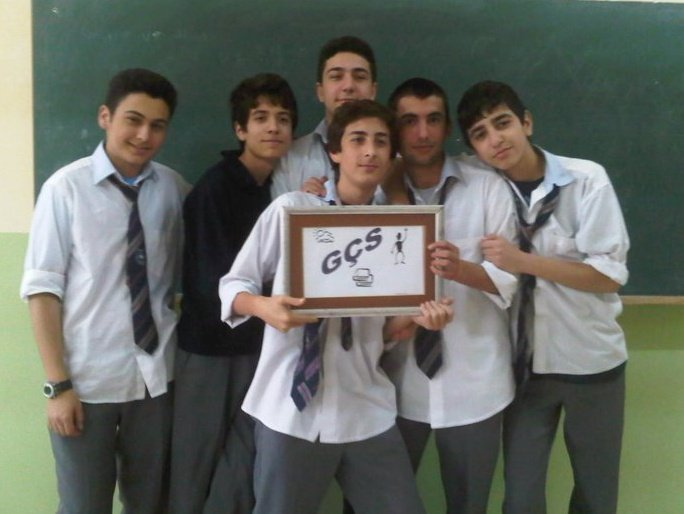
#> input picture im2.jpg, 684 x 514 px
$ python Thresholding.py
#> lines starting #> are read from the running program, lines starting #| are printed output that depends on the picture; after the words box and inside, x2 and y2 are one past the last pixel; in counts of white or black regions, pixels touching at a corner belong together
import cv2

def main():
    img=cv2.imread('im2.jpg')
#> img is the input picture: shape (514, 684, 3); mean B, G, R 98.2, 105.8, 102.1
    img=cv2.resize(img,(400,400))
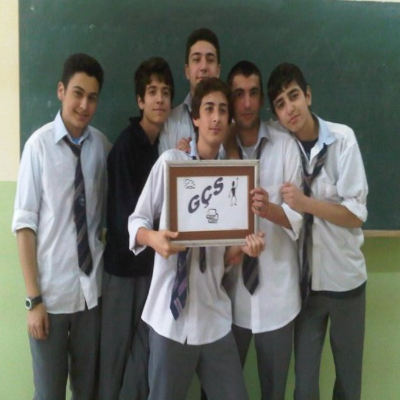
#> img: shape (400, 400, 3); mean B, G, R 98, 105.7, 102
    img2Gray=cv2.cvtColor(img,cv2.COLOR_BGR2GRAY)
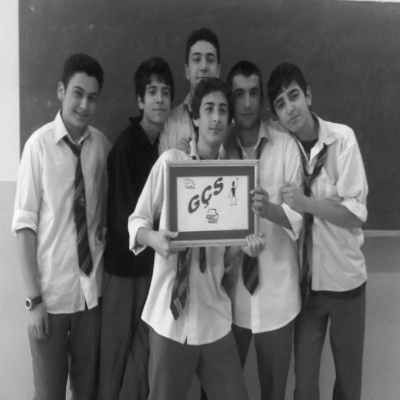
#> img2Gray: shape (400, 400); min 11, max 254, mean 103.8
    retval,threshold=cv2.threshold(img,80,255,cv2.THRESH_BINARY_INV)
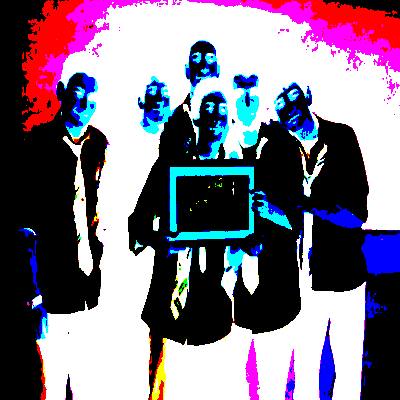
#> threshold: shape (400, 400, 3); mean B, G, R 136, 117.1, 128.3
    retvalGray,thresholdGray=cv2.threshold(img2Gray,80,255,cv2.THRESH_BINARY_INV)
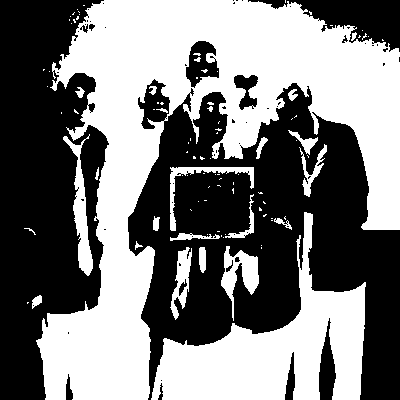
#> thresholdGray: shape (400, 400); 47.9% white; 98 white regions (73 under 20 px), largest, box (x1, y1, x2, y2) and area: (36, 0, 400, 400) 54516, (151, 212, 366, 400) 15840, (63, 134, 93, 276) 1346

    gaus=cv2.adaptiveThreshold(img2Gray,255,cv2.ADAPTIVE_THRESH_GAUSSIAN_C,cv2.THRESH_BINARY,115,1)
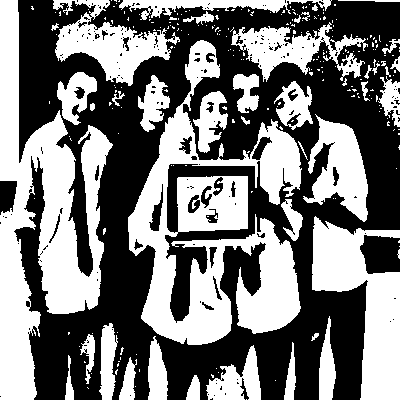
#> gaus: shape (400, 400); 47.2% white; 248 white regions (208 under 20 px), largest, box (x1, y1, x2, y2) and area: (128, 40, 302, 345) 21756, (0, 0, 113, 400) 19144, (312, 216, 400, 400) 8093
    retval2, otsu=cv2.threshold(img2Gray,122,255,cv2.THRESH_BINARY+cv2.THRESH_OTSU)
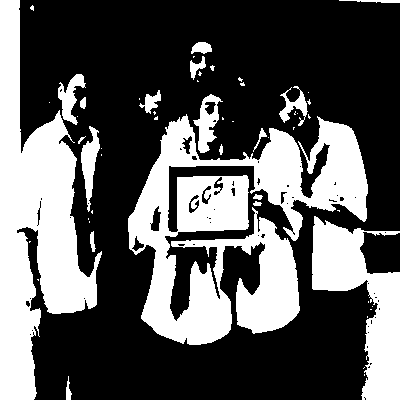
#> otsu: shape (400, 400); 35.4% white; 54 white regions (35 under 20 px), largest, box (x1, y1, x2, y2) and area: (128, 114, 368, 345) 25912, (0, 0, 102, 400) 19320, (312, 216, 400, 400) 7543
#> retval2 = 119
    cv2.imshow('original',img)
    cv2.imshow('threshold',threshold)
    cv2.imshow('grayScale',img2Gray)
    cv2.imshow('grayScaleThreshold',thresholdGray)
    cv2.imshow('GAUS',gaus)
    cv2.imshow('otsu',otsu)
    cv2.waitKey()
    cv2.destroyAllWindows()

main()

$ run again, with template.jpg copied over im2.jpg
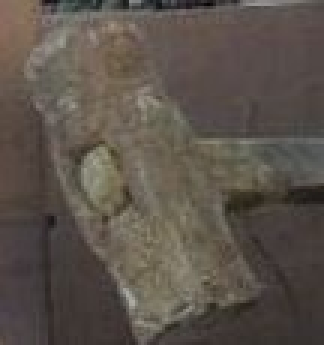
#> input picture template.jpg, 108 x 115 px (shown 3 times larger)
#> in main, img is the input picture: shape (115, 108, 3); mean B, G, R 74.8, 82.9, 91.4
#> img: shape (400, 400, 3)
#> in main, `retvalGray,thresholdGray=cv2.threshold(img2Gray,80,255,cv2.THRESH_BINA..`:
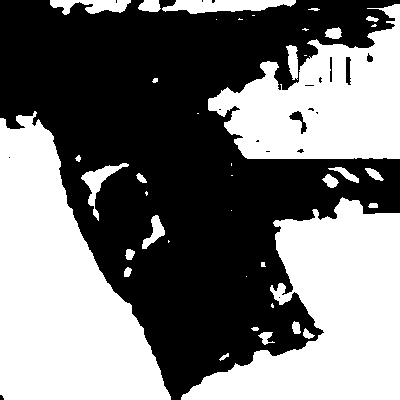
#> thresholdGray: shape (400, 400); 46.6% white; 41 white regions (14 under 20 px), largest, box (x1, y1, x2, y2) and area: (0, 111, 171, 400) 28712, (181, 197, 400, 400) 23916, (208, 4, 400, 159) 17124
#> gaus: shape (400, 400); 53.1% white; 125 black regions (58 under 20 px), largest, box (x1, y1, x2, y2) and area: (0, 22, 400, 400) 39262, (182, 196, 400, 400) 11428, (278, 0, 400, 111) 6184
#> in main, `retval2, otsu=cv2.threshold(img2Gray,122,255,cv2.THRESH_BINARY+cv2.THR..`:
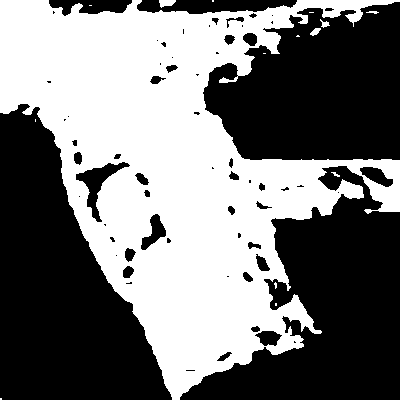
#> otsu: shape (400, 400); 46.7% white; 15 white regions (9 under 20 px), largest, box (x1, y1, x2, y2) and area: (0, 0, 400, 400) 74497, (159, 0, 176, 8) 94, (310, 28, 321, 36) 52, (320, 19, 330, 28) 42, (366, 11, 379, 14) 24, (331, 172, 340, 177) 21
#> retval2 = 85

$ run again, with testImage.jpg copied over im2.jpg
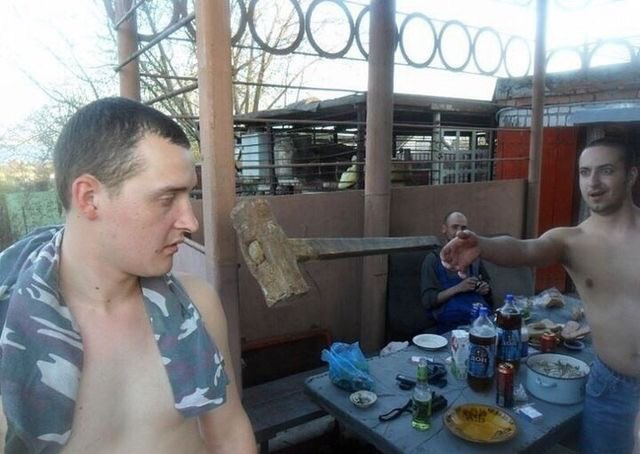
#> input picture testImage.jpg, 640 x 454 px
#> in main, img is the input picture: shape (454, 640, 3); mean B, G, R 123.7, 120.9, 118.8
#> img: shape (400, 400, 3)
#> in main, `retvalGray,thresholdGray=cv2.threshold(img2Gray,80,255,cv2.THRESH_BINA..`:
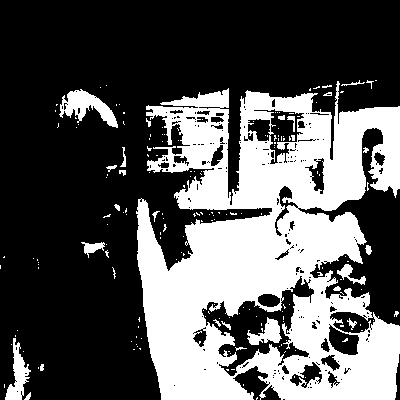
#> thresholdGray: shape (400, 400); 34.5% white; 185 white regions (158 under 20 px), largest, box (x1, y1, x2, y2) and area: (136, 81, 400, 400) 51521, (59, 89, 118, 128) 1006, (5, 338, 31, 400) 688
#> gaus: shape (400, 400); 51.3% white; 382 black regions (341 under 20 px), largest, box (x1, y1, x2, y2) and area: (4, 0, 400, 400) 58204, (61, 142, 141, 400) 6181, (0, 202, 56, 400) 5583
#> in main, `retval2, otsu=cv2.threshold(img2Gray,122,255,cv2.THRESH_BINARY+cv2.THR..`:
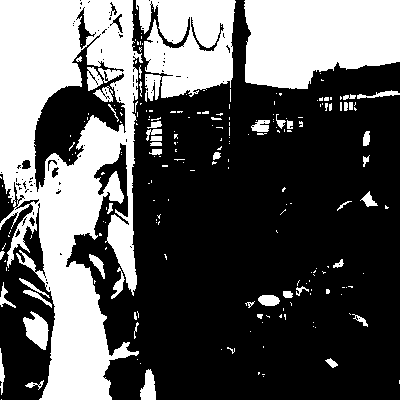
#> otsu: shape (400, 400); 35.6% white; 219 white regions (172 under 20 px), largest, box (x1, y1, x2, y2) and area: (0, 0, 143, 400) 33002, (244, 0, 400, 89) 11600, (136, 0, 236, 102) 7574
#> retval2 = 138
